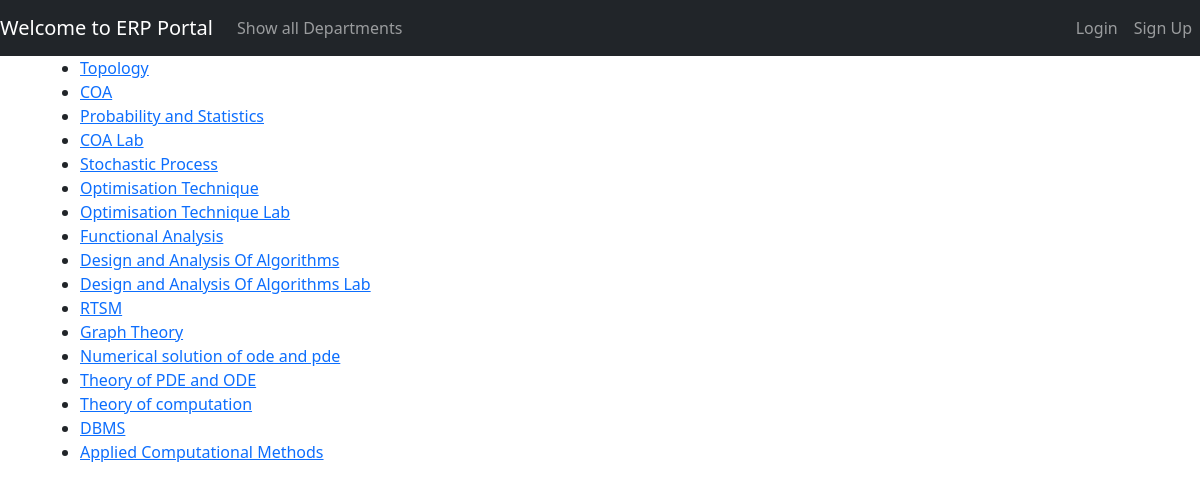
Page /Mathematics/courses on the earlier database version.
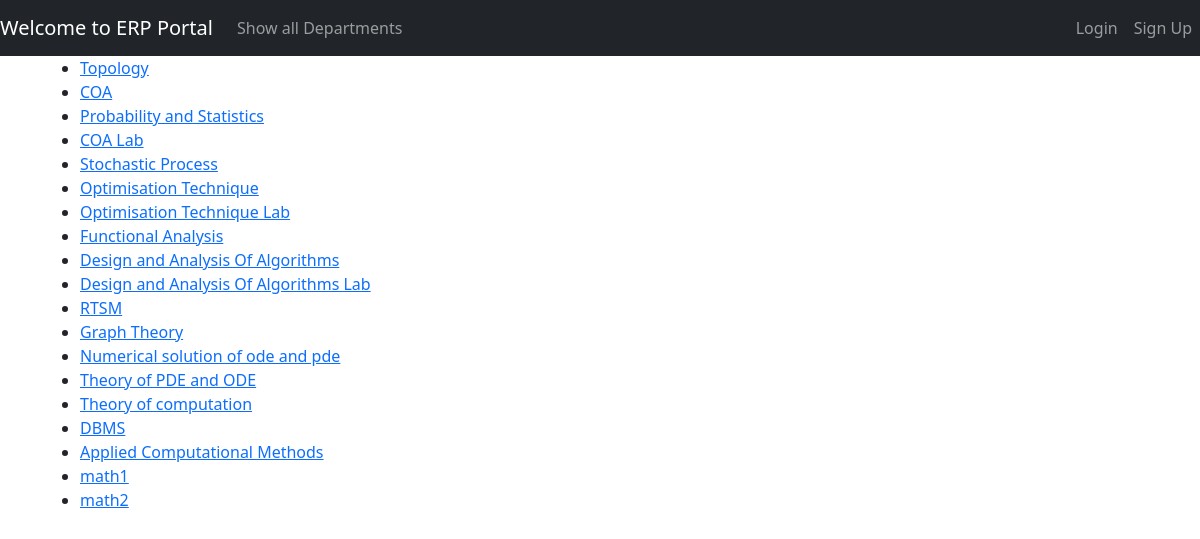
Same page on the later database version.
### erpApp/models.py (models this page shows)
class Course(models.Model):
    courseName = models.CharField(max_length=50)
    credits_score = models.IntegerField(
        validators=[MaxValueValidator(5), MinValueValidator(1)])
    deptId = models.ForeignKey(
        Department, on_delete=models.CASCADE, related_name="dept")
    semester = models.IntegerField(null=True)
    description = models.TextField(null=True)
    def __str__(self):
        return f"{self.courseName}"

### erpApp/views.py (the view)
# urls.py: path("<str:deptName>/courses", views.listCourses, name="listCourse"),
def listCourses(request, deptName):
    isMyList = False
    department = Department.objects.get(departmentName=deptName)
    courseList = department.dept.all()
    return render(request, "erpApp/listCourses.html", {
        "courseList": courseList,
        "deptName": department.departmentName,
        "isMyList": isMyList
    })

### erpApp/templates/erpApp/listCourses.html (shortened to what this page needs)
{% extends 'base.html' %}
{% block content %}
    <div class='mx-5'>
        <ul>
            {% for course in courseList %}
                <li><a href="{% url 'course' course%}">{{course}}</a></li>
            {% endfor %}
        </ul>
    </div>
{% endblock content %}

Differences in the rows shown:
added Course: courseName "math1"
added Course: courseName "math2"
